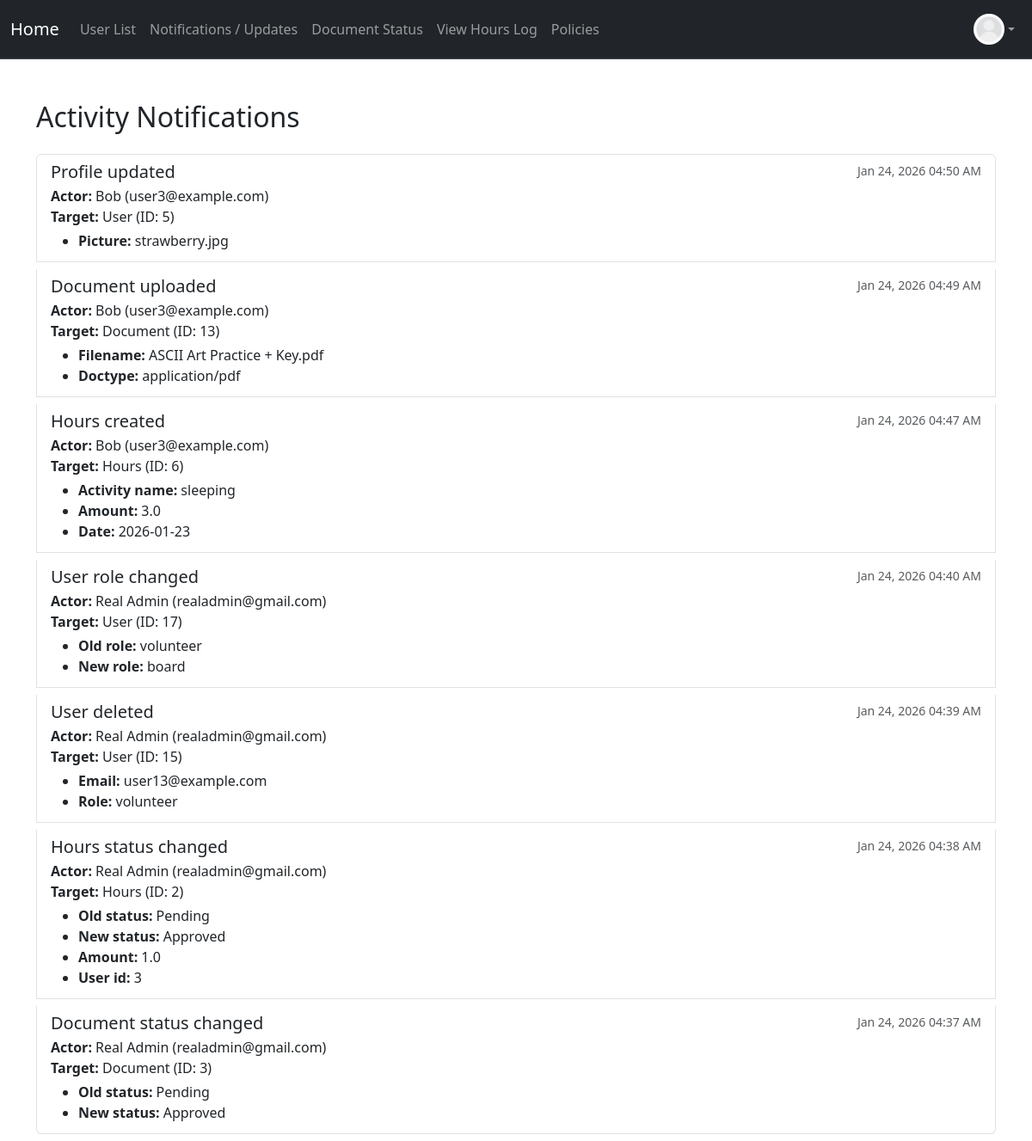
The page /notification (signed in) on the database as committed earlier.
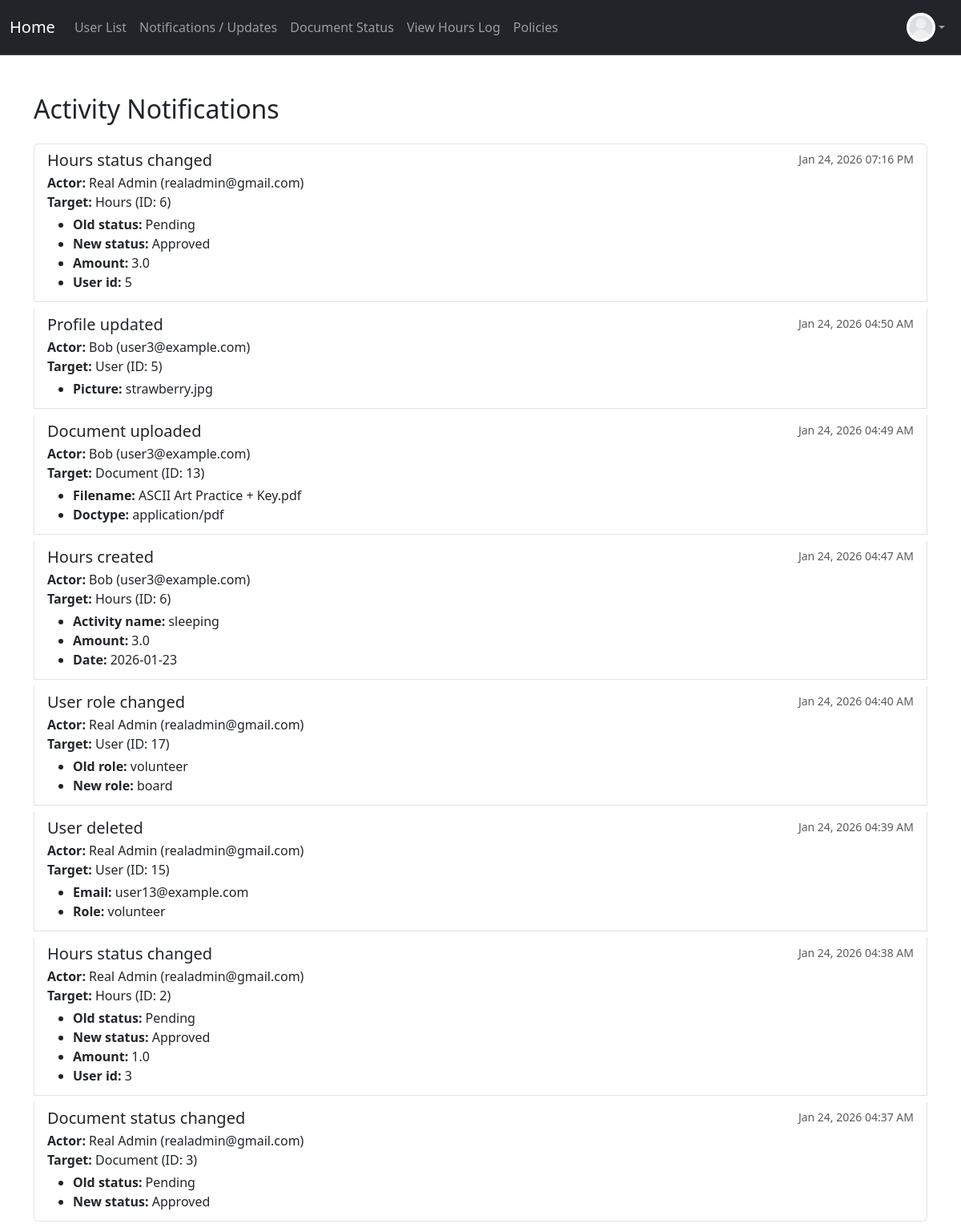
The same page on the database as committed later.
### project/models.py (models this page shows, shortened)
class User(db.Model, UserMixin):
    __tablename__ = 'users'
    id: Mapped[int] = mapped_column(primary_key=True)
    name: Mapped[str] = mapped_column()
    email: Mapped[str] = mapped_column(unique=True)
    address: Mapped[str] = mapped_column(default="None Provided")
    password_hash: Mapped[str] = mapped_column(db.String(128))
    date_created: Mapped[datetime] = mapped_column(DateTime, server_default=func.now())
    total_hours: Mapped[float] = mapped_column(default=0.0)
    picture: Mapped[str] = mapped_column(default="default.jpeg")
    role: Mapped[str] = mapped_column(default="user")  # "user", "volunteer", " intern", "board"
    hours: Mapped[List["Hours"]] = relationship("Hours", back_populates="user", cascade="all, delete-orphan")
    documents: Mapped[List["Document"]] = relationship("Document", back_populates="user", cascade="all, delete-orphan")

class ActivityLog(db.Model):
    __tablename__ = "activity_logs"
    id: Mapped[int] = mapped_column(primary_key=True)
    actor_id: Mapped[int] = mapped_column(db.ForeignKey("users.id"))
    actor = relationship("User")
    action: Mapped[str] = mapped_column()
    target_type: Mapped[str] = mapped_column()
    target_id: Mapped[int] = mapped_column()
    created_at: Mapped[datetime] = mapped_column(
        DateTime, server_default=func.now()
    )
    details: Mapped[dict] = mapped_column(JSON, nullable=True)

### app.py (the view)
@app.route("/notification")
@login_required
@permission_required('board')
def notification():
    logs = (
        ActivityLog.query
        .order_by(ActivityLog.created_at.desc())
        .limit(100)
        .all()
    )
    return render_template("notification.html", logs=logs)

### project/models.py (called while the page is built)
@login_manager.user_loader
def load_user(user_id):
    return User.query.get(user_id)

### project/templates/notification.html (shortened to what this page needs)
{% extends "base.html" %}
{% block content %}
<div class="container mt-5">
    <h2 class="mb-4">Activity Notifications</h2>
    {% if logs %}
        <div class="list-group">
            {% for log in logs %}
            <div class="list-group-item list-group-item-action flex-column align-items-start mb-2">
                <div class="d-flex w-100 justify-content-between">
                    <h5 class="mb-1">{{ log.action.replace('_', ' ') | capitalize }}</h5>
                    <small class="text-muted">{{ log.created_at.strftime('%b %d, %Y %I:%M %p') }}</small>
                </div>
                <p class="mb-1">
                    <strong>Actor:</strong> {{ log.actor.name }} ({{ log.actor.email }})<br>
                    <strong>Target:</strong> {{ log.target_type }} (ID: {{ log.target_id }})<br>
                </p>
                {% if log.details %}
                <ul class="mb-1">
                    {% for key, value in log.details.items() %}
                    <li><strong>{{ key | replace('_', ' ') | capitalize }}:</strong> {{ value }}</li>
                    {% endfor %}
                </ul>
                {% endif %}
            </div>
            {% endfor %}
        </div>
    {% else %}
        <p class="text-muted">No activity notifications to display.</p>
    {% endif %}
</div>
{% endblock %}

### project/templates/base.html (shortened to what this page needs)
<!DOCTYPE html>
<html>
  <head>
    <link href="https://cdn.jsdelivr.net/npm/bootstrap@5.3.8/dist/css/bootstrap.min.css" rel="stylesheet">
  </head>
  <body>
    <nav class="navbar navbar-expand bg-dark border-bottom border-body" data-bs-theme="dark">
      <div class="container-fluid d-flex">
        <a class="navbar-brand"
            href="{% if current_user.is_authenticated and current_user.role == 'admin' %}
              {{ url_for('admin_dashboard') }}
            {% elif current_user.is_authenticated and current_user.role == 'board' %}
              {{ url_for('board_dashboard') }}
            {% elif current_user.is_authenticated and current_user.role == 'volunteer' %}
                {{ url_for('volunteer_dashboard') }}
            {% elif current_user.is_authenticated and current_user.role == 'intern' %}
                {{ url_for('intern_dashboard') }}
            {% else %}
              {{ url_for('user_dashboard') }}
          {% endif %}">
          Home
        </a>
        <ul class="navbar-nav mb-2 mb-lg-0 d-flex flex-row">
          {% if current_user.is_authenticated %}
            {% if current_user.role == 'admin' or current_user.role == 'board' %}
              <li class="nav-item">
                <a class="nav-link" href="{{ url_for('user_list') }}">User List</a>
              </li>
              <li class="nav-item">
              <a class="nav-link"
              href="{{ url_for('notification') }}">
                  Notifications / Updates </a>
              </li>
              {% endif %}
            <li class="nav-item">
              <a class="nav-link" href="{{ url_for('document_status') }}">Document Status</a>
            </li>
            <li class="nav-item">
              <a class="nav-link"
              href="{{ url_for('hours_log') }}">
                  View Hours Log </a>
            </li>
            <li class="nav-item">
              <a class="nav-link"
              href="{{ url_for('policies') }}">
                  Policies </a>
            </li>
          {% endif %}
        </ul>
        {% if current_user.is_authenticated %}
        <ul class="navbar-nav ms-auto mb-2 mb-lg-0">
          <li class="nav-item dropdown">
            <a class="nav-link dropdown-toggle d-flex align-items-center" href="#" id="profileDropdown" role="button" data-bs-toggle="dropdown" aria-expanded="false">
              <img src="{{ url_for('static', filename='profile_pics/' ~ current_user.picture ) }}" alt="Profile" style="height:36px;width:36px;border-radius:50%;">
            </a>
          </li>
        </ul>
        {% endif %}
      </div>
    </nav>
    {% block content %}
    {% endblock %}
  </body>
</html>

### project/templates/base.html (style rules this page uses)
.dropdown { position: relative; display: inline-block; }

Rows that differ between the two databases and show on the page:
added ActivityLog: action.replace "Hours status changed", created_at "Jan 24, 2026 07:16 PM", actor.name "Real Admin", actor.email "realadmin@gmail.com", target_type "Hours", target_id "6", key "Old status" "New status" "Amount" "User id", details "Pending" "Approved" "3.0" "5"
